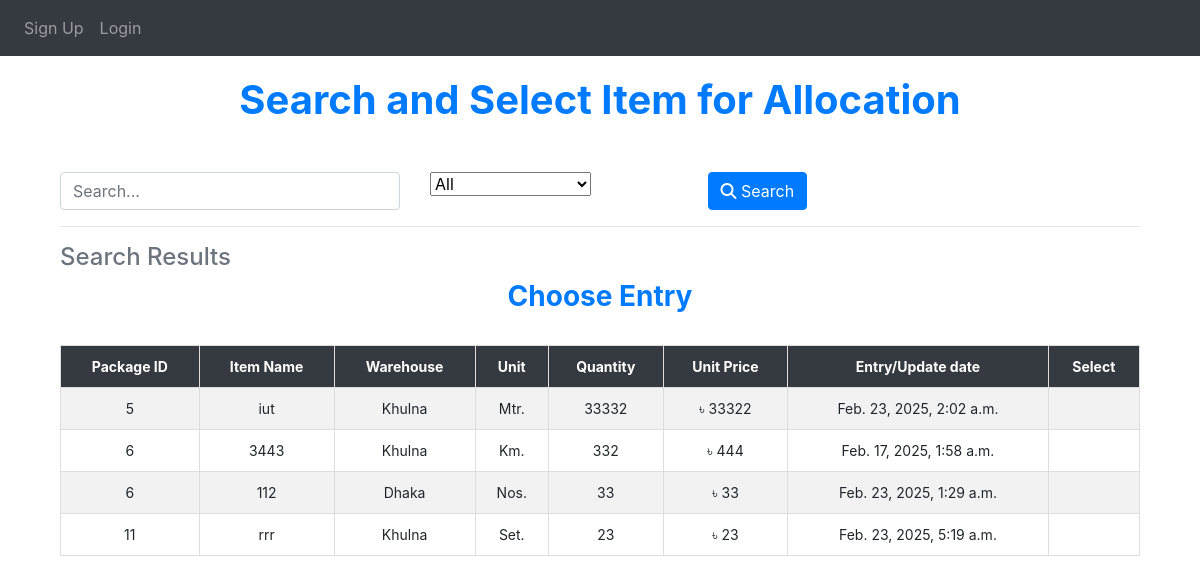
/allocation/Search_and_Select/, run on an earlier commit of the app's database.
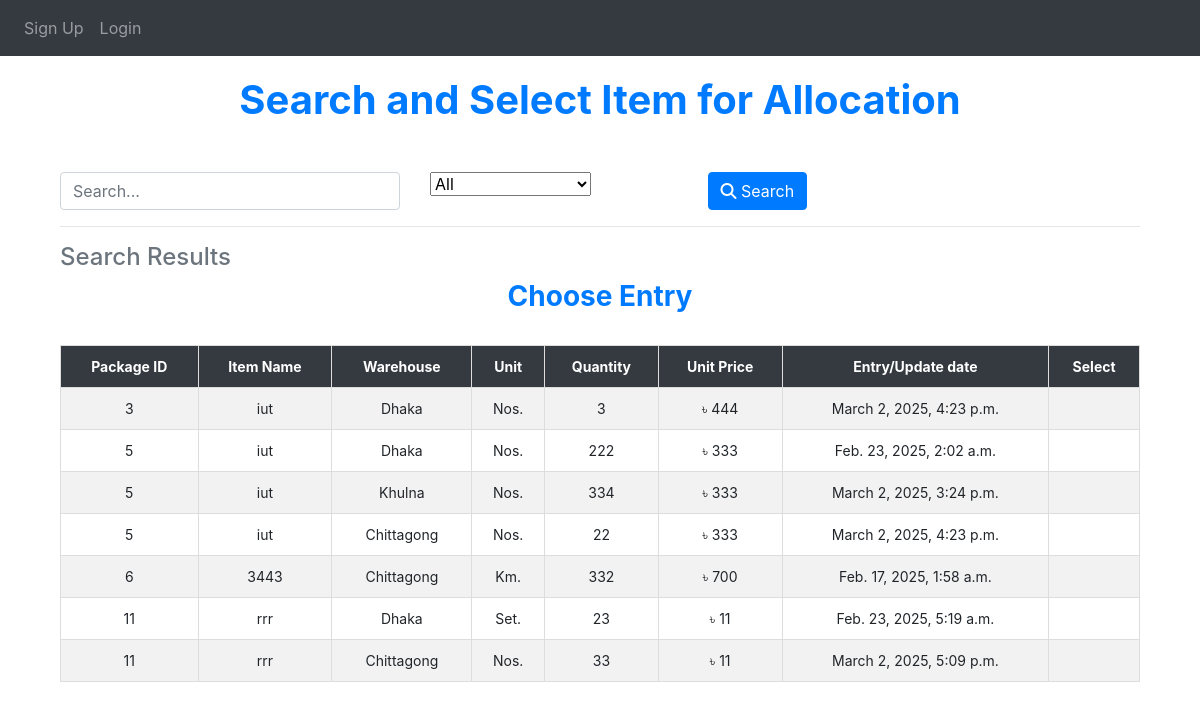
And on a later commit of the database.
### App_Entry/models.py (models this page shows, shortened)
class Item(models.Model):
    WAREHOUSE_CHOICES = [
        ("Dhaka", "Dhaka"),
        ("Khulna", "Khulna"),
        ("Chittagong", "Chittagong"),
    ]
    UNIT_CHOICES = [
        ("Nos.", "Nos."),
        ("Mtr.", "Mtr."),
        ("Km.", "Km."),
        ("Set.", "Set."),
        ("Pair.", "Pair."),
    ]
    name = models.CharField(max_length=255)
    description = models.TextField(blank=True, null=True)
    warehouse = models.CharField(
        max_length=50, choices=WAREHOUSE_CHOICES, default="Dhaka"
    )
    unit_of_item = models.CharField(
        max_length=10, choices=UNIT_CHOICES, default="Nos."
    )  # Updated field
    unit_price = models.BigIntegerField(default=0)
    quantity_of_item = models.BigIntegerField(default=0)
    package = models.ForeignKey(
        Package,
        on_delete=models.SET_NULL,
        related_name="package_of_item",
        null=True,
    )
    created_at = models.DateTimeField(auto_now_add=True)

class Package(models.Model):
    packageId = models.BigIntegerField(unique=True)

### App_Allocation/views.py (the view, shortened to what this page needs)
# urls.py: path('Search_and_Select/', views.Search_and_Select, name='Search_and_Select'),
def Search_and_Select(request):
    query = request.GET.get("query", "").strip()  # Strip leading/trailing whitespaces from query input
    filter_by = request.GET.get("filter_by", "All")
    date_filter = request.GET.get("date", "")
    items = Item.objects.all()
    if filter_by == "Entry/Update date" and date_filter:
        try:
            date_obj = datetime.strptime(date_filter, "%Y-%m-%d")
            items = items.filter(created_at__date=date_obj.date())
        except ValueError:
            pass  # If the date format is invalid, ignore the filter
    items = items.order_by("package__packageId")
    return render(
        request,
        "App_Allocation/Search_and_Select.html",
        {
            "items": items,
            "query": query,
            "filter_by": filter_by,
            "date_filter": date_filter,
        },
    )

### templates/App_Allocation/Search_and_Select.html (shortened to what this page needs)
{% extends 'base.html' %}
{% load crispy_forms_tags %}
{% load static %}
{% block body_block %}
<center><h1 class="fw-bold text-primary"><b> Search and Select Item for Allocation </b></h1></center>
<div class="container mt-4">
    <br>
    <form method="GET" action="{% url 'App_Allocation:Search_and_Select'%}" class="row g-3">
        <div class="col-md-4">
            <input type="text" name="query" id="searchQuery" class="form-control" placeholder="Search..." value="{{ query }}">
        </div>
        <div class="col-md-3">
            <select name="filter_by" id="filterDropdown" class="form-select" onchange="toggleInputFields()">
                <option value="All" {% if filter_by == "All" %}selected{% endif %}>All</option>
            </select>
        </div>
        <div class="col-md-2">
            <button type="submit" class="btn btn-primary"><i class="fas fa-search"></i> Search</button>
        </div>
    </form>
    <hr>
    <h4 class="text-secondary">Search Results</h4>
    <div class="table-responsive">
        <h3 class="text-center text-primary"><b>Choose Entry</b></h3>
        <br>
        <table class="table table-bordered table-striped table-hover">
            <thead class="table-dark sticky-top">
                <tr>
                    <th>Package ID</th>
                    <th>Item Name</th>
                    <th>Warehouse</th>
                    <th>Unit</th>
                    <th>Quantity</th>
                    <th>Unit Price</th>
                    <th>Entry/Update date</th>
                    <th>Select</th>
                </tr>
            </thead>
            <tbody>
                {% if items %}
                    {% for item in items %}
                    <tr class="selectable-row">
                        <td>{{ item.package.packageId }}</td>
                        <td>{{ item.name }}</td>
                        <td>{{ item.warehouse }}</td>
                        <td>{{ item.unit_of_item }}</td>
                        <td>{{ item.quantity_of_item }}</td>
                        <td>৳ {{ item.unit_price }}</td>
                        <td>{{ item.created_at }}</td>
                        <td>
                        </td>
                    </tr>
                    {% endfor %}
                {% else %}
                    <tr>
                        <td colspan="8" class="text-center text-danger">No matching data found</td>
                    </tr>
                {% endif %}
            </tbody>
        </table>
    </div>
</div>
{% endblock %}

What changed in the data, as far as the page shows it:
removed Item: package.packageId "6", name "112", warehouse "Dhaka", unit_of_item "Nos.", quantity_of_item "33", unit_price "33", created_at "Feb. 23, 2025, 1:29 a.m."
added Item: package.packageId "3", name "iut", warehouse "Dhaka", unit_of_item "Nos.", quantity_of_item "3", unit_price "444", created_at "March 2, 2025, 4:23 p.m."
changed Item "Feb. 23, 2025, 2:02 a.m.": warehouse "Khulna" → "Dhaka"; unit_of_item "Mtr." → "Nos."; quantity_of_item "33332" → "222"; unit_price "33322" → "333"
added Item: package.packageId "5", name "iut", warehouse "Khulna", unit_of_item "Nos.", quantity_of_item "334", unit_price "333", created_at "March 2, 2025, 3:24 p.m."
added Item: package.packageId "5", name "iut", warehouse "Chittagong", unit_of_item "Nos.", quantity_of_item "22", unit_price "333", created_at "March 2, 2025, 4:23 p.m."
changed Item "Km.": warehouse "Khulna" → "Chittagong"; unit_price "444" → "700"
changed Item "Set.": warehouse "Khulna" → "Dhaka"; unit_price "23" → "11"
added Item: package.packageId "11", name "rrr", warehouse "Chittagong", unit_of_item "Nos.", quantity_of_item "33", unit_price "11", created_at "March 2, 2025, 5:09 p.m."
